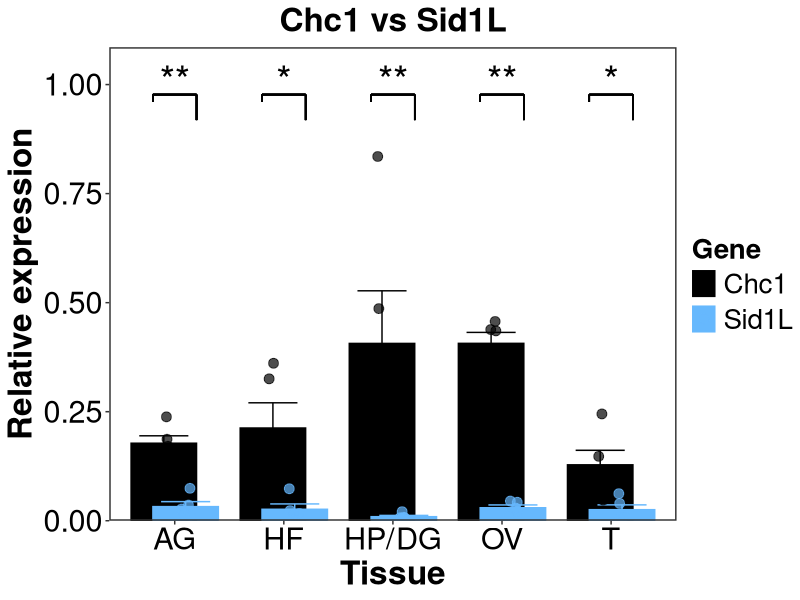
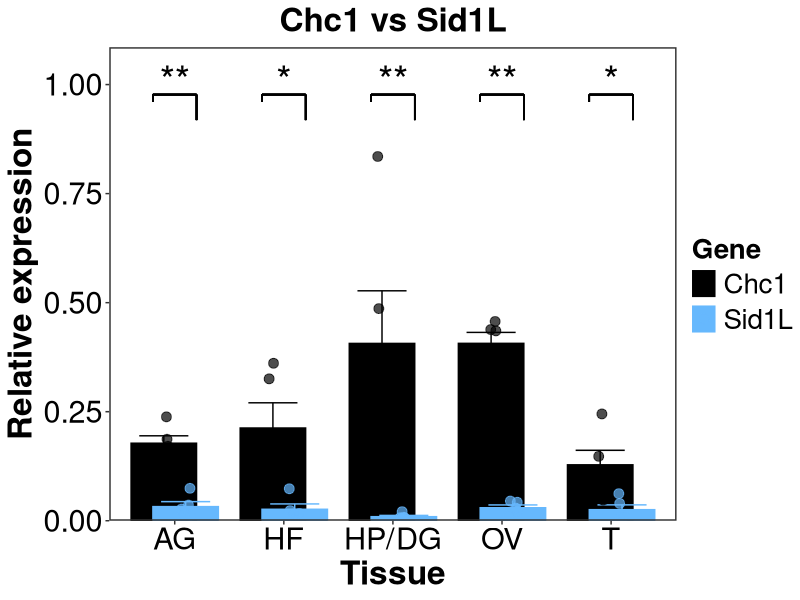

These figures' R source, in order:
# Install necessary packages

install.packages("ggplot2")
install.packages("dplyr")
install.packages("ggpubr")
install.packages("reshape2")
install.packages("tidyr") #For data transformation to long data

# Load necessary libraries
library(ggplot2)
library(dplyr)
library(tidyr)
library(reshape2)
library(ggpubr) # for stat_compare_means

#set working directory

# Load the data
data <- read.csv("Chc_vs_SidL.csv")

# Perform Shapiro-Wilk test for each group
shapiro_results <- data %>%
  group_by(Tissue) %>%
  summarise(
    shapiro_Chc1_p = shapiro.test(Chc1)$p.value,
    shapiro_Sid1_p = shapiro.test(Sid1L)$p.value
  )

# Print results
print(shapiro_results)

# Reshape data to long format
data_long <- melt(data, id.vars = "Tissue", variable.name = "Gene", value.name = "Expression")

# Define y-axis expansion height
y_axis_upper <- max(data_long$Expression)

# Perform Wilcoxon rank-sum test for each tissue group
wilcoxon_results <- data_long %>% 
  group_by(Tissue) %>% 
  summarise(p_value = wilcox.test(Expression ~ Gene)$p.value)

# Print Wilcoxon test results
print(wilcoxon_results)

View(wilcoxon_results)

# Convert Tissue to a factor for proper ordering
data_long$Tissue <- factor(data_long$Tissue, levels = c("AG", "HF", "HP/DG", "OV", "T"))

# Define y-axis expansion height
y_axis_upper <- max(data_long$Expression)


# Create ggplot with bivariate geom points with error bars
p <- ggplot(data_long, aes(x = Tissue, y = Expression, fill = Gene, color = Gene)) +
  # Add horizontal lines to show the mean
  stat_summary(fun = mean, geom = "bar", position = position_dodge(width = 0.4), 
               width = 1.2) + 
  stat_summary(fun.data = mean_se, geom = "errorbar", position = position_dodge(width = 0.4), 
               width = 0.9, size = 0.5) +  # Error bars showing standard error
      geom_jitter(aes(color = Gene), position = position_jitterdodge(jitter.width = 0.2, dodge.width = 0.4), 
              size = 3.0, alpha = 0.7) +
  stat_compare_means(aes(x = Tissue, y = Expression, group = Gene), 
                     method = "wilcox.test", label = "p.signif",
                     symnum.args = list(
                       cutpoints = c(0, 0.001, 0.01, 0.05),
                       symbols = c("***", "**", "*")),
                     size = 10, inherit.aes = FALSE,
                     label.y = y_axis_upper * 1.17) + # Asterisk position
  geom_segment(
    aes(x = as.numeric(Tissue) - 0.2,
        xend = as.numeric(Tissue) + 0.2,
        y = y_axis_upper * 1.17,       # Significance bar position
        yend = y_axis_upper * 1.17),
    inherit.aes = FALSE,
    color = "black",
    linewidth = 0.5
  ) +
  # Left vertical tip
  geom_segment(
    aes(
      x = as.numeric(Tissue) - 0.2,
      xend = as.numeric(Tissue) - 0.2,
      y = y_axis_upper * 1.17,
      yend = y_axis_upper * 1.15    # tip drops down by 0.02
    ),
    inherit.aes = FALSE,
    color = "black",
    linewidth = 0.5
  ) +
  
  # Right vertical tip
  geom_segment(
    aes(
      x = as.numeric(Tissue) + 0.2,
      xend = as.numeric(Tissue) + 0.2,
      y = y_axis_upper * 1.17,
      yend = y_axis_upper * 1.1    # tip drops down by 0.07
    ),
    inherit.aes = FALSE,
    color = "black",
    linewidth = 0.5
  ) +
# Manual color by gene
  scale_fill_manual(values = c("Chc1" = "black", "Sid1L" = "#66b8fd")) +  # Custom colors for genes
  scale_color_manual(values = c("Chc1" = "black", "Sid1L" = "#66b8fd")) +  # Ensuring consistent color mapping
  scale_y_continuous(
    expand = c(0, 0),          
    limits = c(0, y_axis_upper * 1.3)   
  ) +
  labs(title = "Chc1 vs Sid1L", x = "Tissue", 
       y = "Relative expression") +
  theme_test() +
  theme(plot.title = element_text(size = 24, face = "bold", hjust = 0.5),  # Title size & bold
        axis.title = element_text(size = 24, face = "bold"),
        axis.text = element_text(size = 22, color = "black"),
        legend.text = element_text(size = 20), 
        legend.title = element_text(size = 20, face = "bold"),
        legend.key.height = unit(0.7, "cm"),
        legend.key.spacing.y = unit(0.2, "cm"),
        panel.border = element_rect(linewidth = 1.0, fill = NA))

# Print plot
print(p)

#NOTE: Ignore the warning message or reduce bar width

# Save figure
ggsave(filename = "TS_Chc1_vs_SID1_expression_levels.tif",
       plot = p,
       width = 7,
       height = 6,
       dpi = 1000,
       units = "in",
       compression = "lzw")
